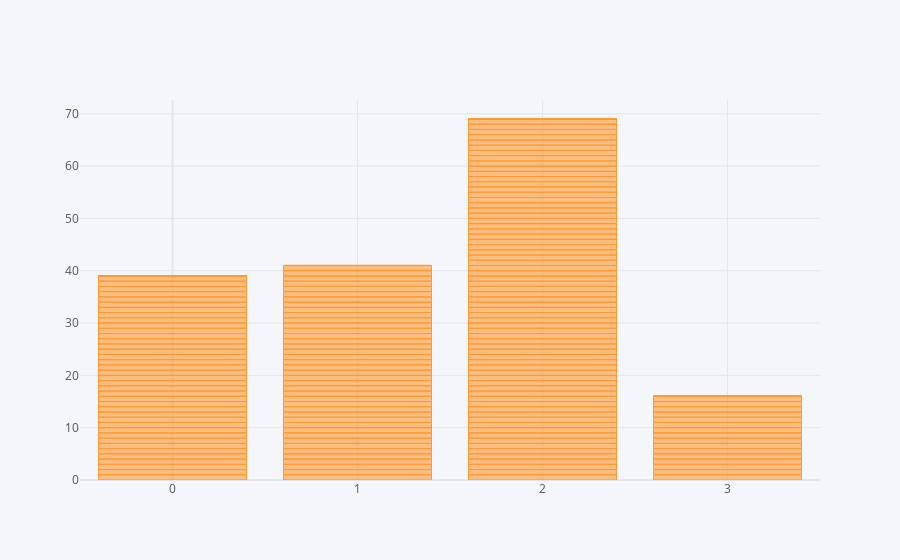

Here is the notebook cell this chart was saved with:
### Markdown cell above
Here '0' represents Females and '1' represents Males.

From the above graph it is clear that Males have a higher chance of heartattack

### Code cell
#Impact of Chest Pain in Heart-Attack
df.iplot(kind = "bar",x = "cp",y = "output")

### Figure 1 — Plotly figure (JSON) as saved in the notebook; plotly's stock layout.template omitted (floating-point values rounded to 4 significant figures; data arrays with more than 128 entries replaced by an {"elided": "..."} marker saying what was removed)
{"data": [{"marker": {"color": "rgba(255, 153, 51, 0.6)", "line": {"color": "rgba(255, 153, 51, 1.0)", "width": 1}}, "name": "output", "orientation": "v", "text": "", "type": "bar", "x": {"elided": "303 int values"}, "y": {"elided": "303 int values"}}], "layout": {"legend": {"bgcolor": "#F5F6F9", "font": {"color": "#4D5663"}}, "paper_bgcolor": "#F5F6F9", "plot_bgcolor": "#F5F6F9", "title": {"font": {"color": "#4D5663"}}, "xaxis": {"gridcolor": "#E1E5ED", "showgrid": true, "tickfont": {"color": "#4D5663"}, "title": {"font": {"color": "#4D5663"}, "text": ""}, "zerolinecolor": "#E1E5ED"}, "yaxis": {"gridcolor": "#E1E5ED", "showgrid": true, "tickfont": {"color": "#4D5663"}, "title": {"font": {"color": "#4D5663"}, "text": ""}, "zerolinecolor": "#E1E5ED"}}}
